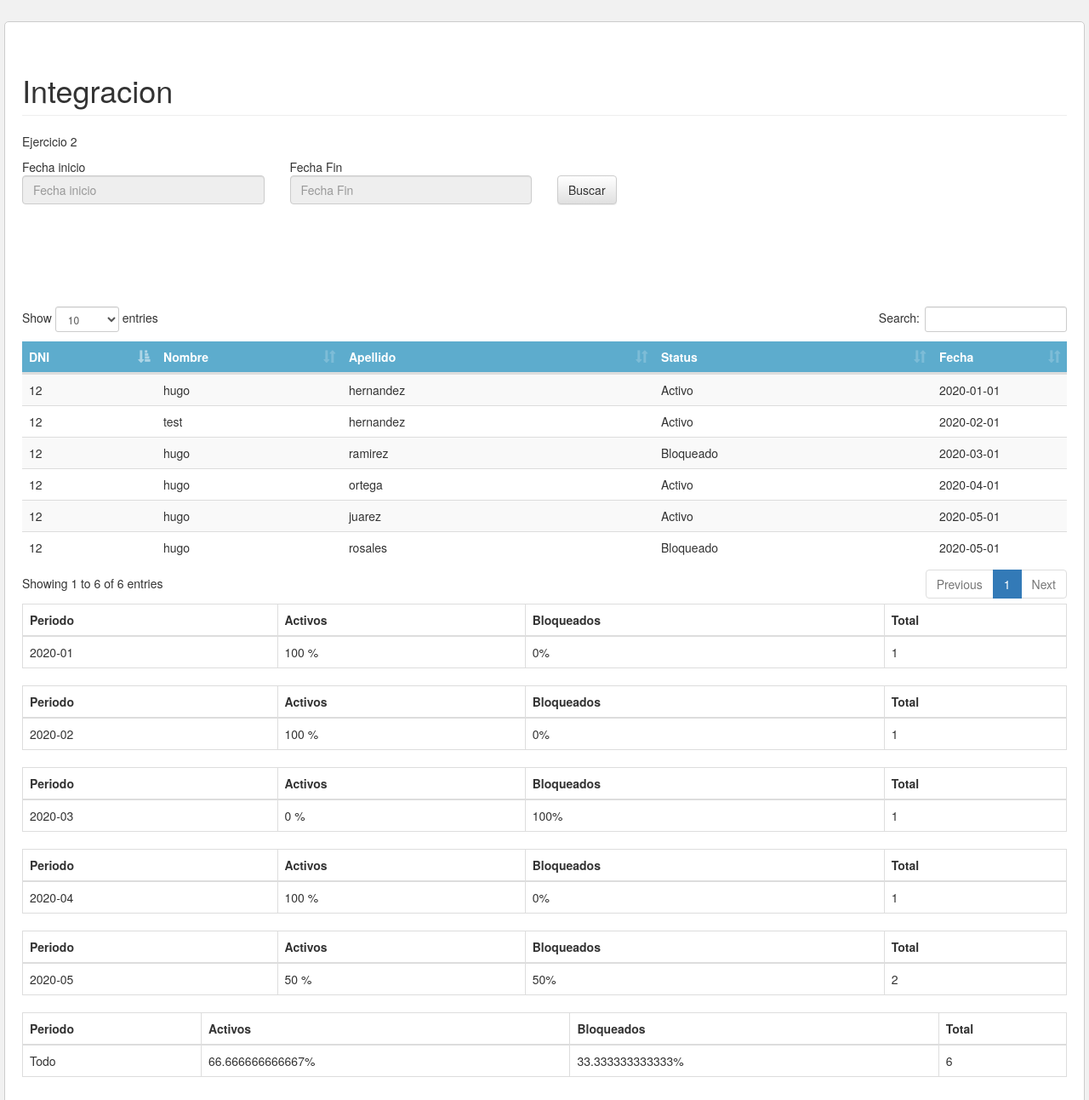
The page / on the database its author committed.
### tables this page shows
CREATE TABLE `cliente` (
  `id` int(11) NOT NULL,
  `dni` int(60) NOT NULL,
  `Nombre` varchar(50) NOT NULL DEFAULT '0',
  `Apellido` varchar(50) NOT NULL DEFAULT '0',
  `Status` varchar(60) NOT NULL,
  `fecha` date DEFAULT NULL
);

### controller/cliente.controller.php (called while the page is built, shortened)
<?php
require_once 'model/cliente.php';
class clienteController{
    public function __construct(){
        $this->model = new cliente();
    }
    public function Index(){
        require_once 'view/header.php';
        require_once 'view/cliente/cliente.php';
    }
}

### model/database.php (called while the page is built)
<?php
class Database
{
    public static function StartUp()
    {
        $pdo = new PDO('mysql:host=localhost;dbname=integracion;charset=utf8', 'root', '');
        $pdo->setAttribute(PDO::ATTR_ERRMODE, PDO::ERRMODE_EXCEPTION);
        return $pdo;
    }
}

### model/cliente.php (called while the page is built, shortened)
<?php
class cliente
{
	private $pdo;
	public function __CONSTRUCT()
	{
		try
		{
			$this->pdo = Database::StartUp();
		}
		catch(Exception $e)
		{
			die($e->getMessage());
		}
	}
	public function Listar($fecha,$fecha2)
	{
		if (empty($fecha)) {
			$sql="SELECT * FROM cliente";
		  }else{
;
			$sql= " SELECT * FROM cliente where fecha between '".$fecha."' and '".$fecha2."' ";
		  }
		try	{
			$stm = $this->pdo->prepare($sql);
			$stm->execute();
			return $stm->fetchAll(PDO::FETCH_OBJ);
		}
		catch(Exception $e)
		{
			die($e->getMessage());
		}
	}
}

### view/cliente/cliente.php (the view, shortened to what this page needs)
<h1 class="page-header">Integracion</h1>
<p>Ejercicio 2</p>
<?php
 $fecha="";
 $fecha2="";
 $periodo="";
 $activos=0;
 $inactivos=0;
?>
<form id="frm-alumno" action="?c=cliente&a=Index" method="post" enctype="multipart/form-data">
<div class="row">
  <div class="col-xs-3">
  <span class="input" id="basic-addon1">Fecha inicio</span>
  <input type="text" class="form-control"  id="txtFechaIn"   name="txtFechaIn"  placeholder="Fecha inicio" aria-describedby="basic-addon1" readonly>
</div>
  <div class="col-xs-3"> <span class="input"  id="basic-addon1">Fecha Fin</span>
  <input type="text" class="form-control" id="txtFechaFin"  name="txtFechaFin"   placeholder="Fecha Fin" aria-describedby="basic-addon1" readonly>
</div>
<div class="col-xs-3">
<br>
<button type="submit" class="btn btn-default" onclick="buscarProFecha()">Buscar</button>
</div>
</div>
</form>
<table class="table  table-striped  table-hover" id="tabla">
    <thead>
        <tr>
        <th style="width:120px; background-color: #5DACCD; color:#fff">DNI</th>
            <th style="width:180px; background-color: #5DACCD; color:#fff">Nombre</th>
            <th style=" background-color: #5DACCD; color:#fff">Apellido</th>
            <th style=" background-color: #5DACCD; color:#fff">Status</th>
            <th style="width:120px; background-color: #5DACCD; color:#fff">Fecha</th>
        </tr>
    </thead>
    <tbody id="tdDatos">
    <?php foreach($this->model->Listar($fecha,$fecha2) as $r): ?>
        <tr>
         <td><?php  echo $r->dni; ?></td>
            <td><?php echo $r->Nombre; ?></td>
            <td><?php echo $r->Apellido; ?></td>
            <td><?php echo $r->Status; ?></td>
            <td><?php echo $r->fecha; ?></td>
           <?php $datos[]= $r->Status;
           $myString = substr($r->fecha, 0, -3);
           $datos2[$myString][]= $r->Status;
            echo "<br>";
              if($r->Status=='Activo'){
               $activos++;
              }
            if($r->Status=='Bloqueado'){
                $inactivos++;
            }
           ?>
        </tr>
    <?php endforeach; ?>
    <?php
 foreach ($datos2 as $clave => $valor) {
       echo "
       <table class='table table-bordered'>
           <thead>
             <tr>
               <th>Periodo</th>
               <th>Activos</th>
               <th>Bloqueados</th>
               <th>Total</th>
             </tr>
           </thead>
           <tbody>
             <tr>
               <td>";
               $activos2=0;
               $inactivos2=0;
               $cantidad=0;
               foreach ($valor as $clave2 => $valor2) {
                  $cantidad ++;
                  if( $valor2=='Activo'){
                    $activos2++;
                   }
                 if( $valor2=='Bloqueado'){
                     $inactivos2++;
                 }
               }
               echo $clave; echo "</td>
               <td>"; echo ($activos2*100)/$cantidad; echo " %</td>
               <td>"; echo($inactivos2*100)/$cantidad; echo "%</td>
               <td>"; echo $cantidad; echo "</td>
             </tr>
           </tbody>
         </table>";
    }  ?>
    </tbody>
</table>
<table class="table table-bordered">
    <thead>
      <tr>
        <th>Periodo</th>
        <th>Activos</th>
        <th>Bloqueados</th>
        <th>Total</th>
      </tr>
    </thead>
    <tbody>
      <tr>
        <td><?php if($fecha==''){$periodo="Todo";}else{ $periodo= $fecha."--".$fecha2; } echo $periodo;?></td>
        <td><?php echo ($activos*100)/count($datos); ?>%</td>
        <td><?php echo($inactivos*100)/count($datos); ?>%</td>
        <td><?php echo count($datos); ?></td>
      </tr>
    </tbody>
  </table>
</body>
</html>

### index.php (shortened to what this page needs)
<?php
require_once 'model/database.php';
if(!isset($_REQUEST['c']))
{
    $controller = new $controller;
    $controller->Index();
}

### view/header.php (shortened to what this page needs)
<!DOCTYPE html>
<html lang="es">
	<head>
        <link rel="stylesheet" href="assets/css/bootstrap.min.css" />
        <link rel="stylesheet" href="assets/css/bootstrap-theme.min.css" />
        <link rel="stylesheet" href="assets/js/jquery-ui/jquery-ui.min.css" />
        <link rel="stylesheet" href="assets/css/style.css" />
  <link rel="stylesheet" href="//code.jquery.com/ui/1.12.1/themes/base/jquery-ui.css">
        <link href="plugins/datatables/dataTables.bootstrap.css" rel="stylesheet" type="text/css" />
        <link rel="stylesheet" href="//code.jquery.com/ui/1.12.1/themes/base/jquery-ui.css">
	</head>
    <body>
  <div class="container box">

### view/header.php (style rules this page uses)
body { margin:0; padding:0; background-color:#f1f1f1; }
.box { width:1270px; padding:20px; background-color:#fff; border:1px solid #ccc; border-radius:5px; margin-top:25px; }

### rows shown on the page
cliente: dni "12", Nombre "hugo", Apellido "hernandez", Status "Activo", fecha "2020-01-01"
cliente: dni "12", Nombre "test", Apellido "hernandez", Status "Activo", fecha "2020-02-01"
cliente: dni "12", Nombre "hugo", Apellido "ramirez", Status "Bloqueado", fecha "2020-03-01"
cliente: dni "12", Nombre "hugo", Apellido "ortega", Status "Activo", fecha "2020-04-01"
cliente: dni "12", Nombre "hugo", Apellido "juarez", Status "Activo", fecha "2020-05-01"
cliente: dni "12", Nombre "hugo", Apellido "rosales", Status "Bloqueado", fecha "2020-05-01"

### other values the page prints
$clave "2020-01"
$cantidad "1"
$clave "2020-02"
$clave "2020-03"
$clave "2020-04"
$clave "2020-05"
$cantidad "2"
$periodo "Todo"
count($datos) "6"
